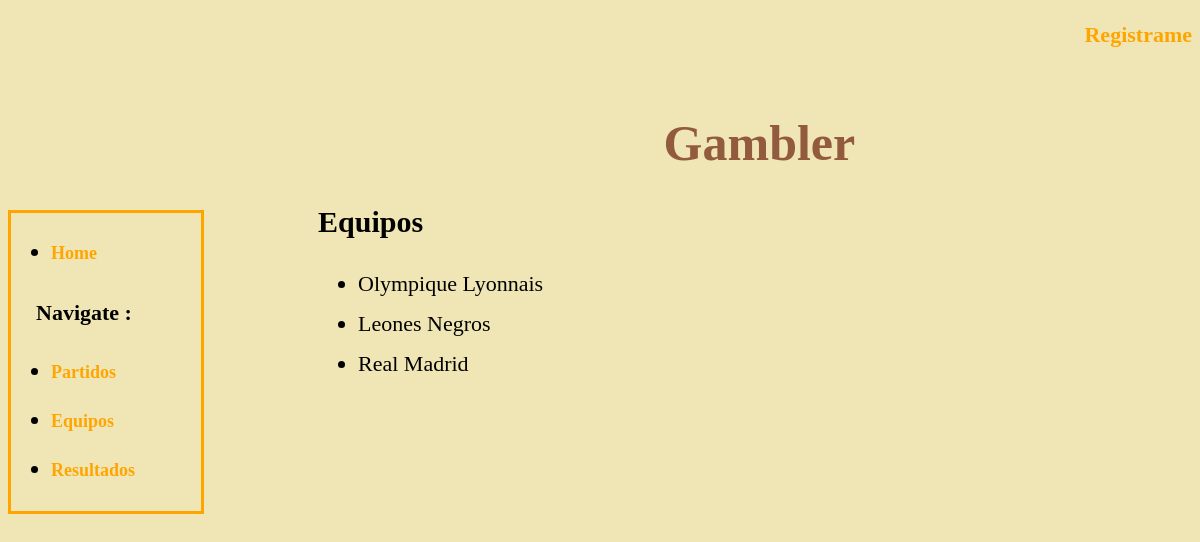
/gambler/equipos, run on the app's committed database.
### gambler/models.py (models this page shows, shortened)
class Equipo(models.Model):
    nombreEquipo = models.TextField()

### gambler/views.py (the view)
class EquipoList(ListView, ConnegResponseMixin):
    model = Equipo
    context_object_name = 'latest_equipo_list'
    template_name = 'gambler/equipos_list.html'

### gambler/views.py (called while the page is built)
    def render_to_response(self, context, **kwargs):
        if 'extension' in self.kwargs:
            try:
                objects = [self.object]
            except AttributeError:
                objects = self.object_list
            if self.kwargs['extension'] == 'json':
                return self.render_json_object_response(objects=objects)
            elif self.kwargs['extension'] == 'xml':
                return self.render_xml_object_response(objects=objects)
        else:
            return super(ConnegResponseMixin, self).render_to_response(context)

### gambler/templates/gambler/equipos_list.html
{% extends "gambler/show_lists.html" %}
{% block list2 %}
<h2>
    Equipos
</h2>
<ul>
    {% for equipo in latest_equipo_list %}
        <li>{{ equipo.nombreEquipo }}</li>
    {% empty %}
        <li>Disculpa pero por el momento no tenemos registrado ninguna equipo.</li>
    {% endfor %}
</ul>
{% endblock list2 %}

### gambler/static/style/base.css (style rules this page uses)
* { background: rgba(240,230,181,1); }
h2 { font-size: 30px; }
ul li { padding-top:7px; padding-bottom:7px; text-decoration:none; font-size: 22px; }

### data on the page
Equipo: nombreEquipo "Olympique Lyonnais"
Equipo: nombreEquipo "Leones Negros"
Equipo: nombreEquipo "Real Madrid"
